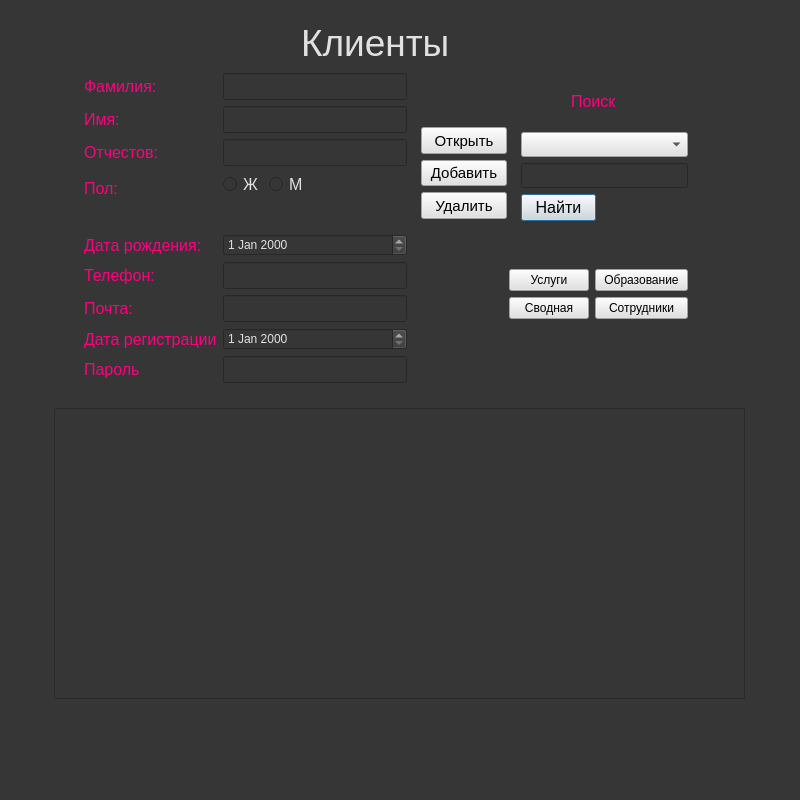
<?xml version="1.0" encoding="UTF-8"?>
<ui version="4.0">
 <class>Dialog</class>
 <widget class="QDialog" name="Dialog">
  <property name="windowModality">
   <enum>Qt::NonModal</enum>
  </property>
  <property name="geometry">
   <rect>
    <x>0</x>
    <y>0</y>
    <width>800</width>
    <height>800</height>
   </rect>
  </property>
  <property name="windowTitle">
   <string>Dialog</string>
  </property>
  <property name="styleSheet">
   <string notr="true">background-color: rgb(54, 54, 54);</string>
  </property>
  <widget class="QLineEdit" name="leFind">
   <property name="enabled">
    <bool>true</bool>
   </property>
   <property name="geometry">
    <rect>
     <x>521</x>
     <y>163</y>
     <width>167</width>
     <height>25</height>
    </rect>
   </property>
   <property name="sizePolicy">
    <sizepolicy hsizetype="Expanding" vsizetype="Maximum">
     <horstretch>0</horstretch>
     <verstretch>0</verstretch>
    </sizepolicy>
   </property>
   <property name="font">
    <font>
     <pointsize>12</pointsize>
    </font>
   </property>
   <property name="styleSheet">
    <string notr="true">color: rgb(225, 225, 225); </string>
   </property>
   <property name="text">
    <string/>
   </property>
  </widget>
  <widget class="QComboBox" name="cbColNames">
   <property name="geometry">
    <rect>
     <x>521</x>
     <y>132</y>
     <width>167</width>
     <height>25</height>
    </rect>
   </property>
   <property name="sizePolicy">
    <sizepolicy hsizetype="Preferred" vsizetype="Maximum">
     <horstretch>0</horstretch>
     <verstretch>0</verstretch>
    </sizepolicy>
   </property>
   <property name="font">
    <font>
     <pointsize>12</pointsize>
    </font>
   </property>
   <property name="styleSheet">
    <string notr="true">background-color: rgb(225, 225, 225);</string>
   </property>
  </widget>
  <widget class="QLabel" name="label_8">
   <property name="geometry">
    <rect>
     <x>571</x>
     <y>92</y>
     <width>51</width>
     <height>19</height>
    </rect>
   </property>
   <property name="sizePolicy">
    <sizepolicy hsizetype="Preferred" vsizetype="Preferred">
     <horstretch>3</horstretch>
     <verstretch>2</verstretch>
    </sizepolicy>
   </property>
   <property name="font">
    <font>
     <pointsize>12</pointsize>
    </font>
   </property>
   <property name="styleSheet">
    <string notr="true">color:rgb(255, 0, 127);</string>
   </property>
   <property name="text">
    <string>Поиск</string>
   </property>
  </widget>
  <widget class="QWidget" name="layoutWidget_2">
   <property name="geometry">
    <rect>
     <x>421</x>
     <y>127</y>
     <width>86</width>
     <height>92</height>
    </rect>
   </property>
   <layout class="QVBoxLayout" name="verticalLayout">
    <item>
     <widget class="QPushButton" name="pbOpen">
      <property name="sizePolicy">
       <sizepolicy hsizetype="Expanding" vsizetype="Expanding">
        <horstretch>0</horstretch>
        <verstretch>0</verstretch>
       </sizepolicy>
      </property>
      <property name="font">
       <font>
        <pointsize>11</pointsize>
       </font>
      </property>
      <property name="mouseTracking">
       <bool>false</bool>
      </property>
      <property name="tabletTracking">
       <bool>false</bool>
      </property>
      <property name="styleSheet">
       <string notr="true">background-color: rgb(225, 225, 225);</string>
      </property>
      <property name="inputMethodHints">
       <set>Qt::ImhNone</set>
      </property>
      <property name="text">
       <string>Открыть</string>
      </property>
      <property name="autoDefault">
       <bool>false</bool>
      </property>
     </widget>
    </item>
    <item>
     <widget class="QPushButton" name="pbInsert">
      <property name="sizePolicy">
       <sizepolicy hsizetype="Expanding" vsizetype="Expanding">
        <horstretch>0</horstretch>
        <verstretch>0</verstretch>
       </sizepolicy>
      </property>
      <property name="font">
       <font>
        <pointsize>11</pointsize>
       </font>
      </property>
      <property name="mouseTracking">
       <bool>false</bool>
      </property>
      <property name="tabletTracking">
       <bool>false</bool>
      </property>
      <property name="styleSheet">
       <string notr="true">background-color: rgb(225, 225, 225);</string>
      </property>
      <property name="inputMethodHints">
       <set>Qt::ImhNone</set>
      </property>
      <property name="text">
       <string>Добавить</string>
      </property>
      <property name="autoDefault">
       <bool>false</bool>
      </property>
     </widget>
    </item>
    <item>
     <widget class="QPushButton" name="pbDelete">
      <property name="sizePolicy">
       <sizepolicy hsizetype="Expanding" vsizetype="Expanding">
        <horstretch>0</horstretch>
        <verstretch>0</verstretch>
       </sizepolicy>
      </property>
      <property name="font">
       <font>
        <pointsize>11</pointsize>
       </font>
      </property>
      <property name="mouseTracking">
       <bool>false</bool>
      </property>
      <property name="tabletTracking">
       <bool>false</bool>
      </property>
      <property name="styleSheet">
       <string notr="true">background-color: rgb(225, 225, 225);</string>
      </property>
      <property name="inputMethodHints">
       <set>Qt::ImhNone</set>
      </property>
      <property name="text">
       <string>Удалить</string>
      </property>
      <property name="autoDefault">
       <bool>false</bool>
      </property>
     </widget>
    </item>
   </layout>
  </widget>
  <widget class="QTableWidget" name="twStaffs">
   <property name="geometry">
    <rect>
     <x>54</x>
     <y>408</y>
     <width>691</width>
     <height>291</height>
    </rect>
   </property>
   <property name="font">
    <font>
     <pointsize>10</pointsize>
    </font>
   </property>
   <property name="styleSheet">
    <string notr="true">color: rgb(225, 225, 225); </string>
   </property>
  </widget>
  <widget class="QPushButton" name="pbFind">
   <property name="geometry">
    <rect>
     <x>521</x>
     <y>194</y>
     <width>75</width>
     <height>27</height>
    </rect>
   </property>
   <property name="font">
    <font>
     <pointsize>12</pointsize>
    </font>
   </property>
   <property name="styleSheet">
    <string notr="true">background-color: rgb(225, 225, 225);</string>
   </property>
   <property name="text">
    <string>Найти</string>
   </property>
  </widget>
  <widget class="QLabel" name="label_7">
   <property name="geometry">
    <rect>
     <x>301</x>
     <y>12</y>
     <width>191</width>
     <height>61</height>
    </rect>
   </property>
   <property name="sizePolicy">
    <sizepolicy hsizetype="Preferred" vsizetype="Preferred">
     <horstretch>3</horstretch>
     <verstretch>2</verstretch>
    </sizepolicy>
   </property>
   <property name="font">
    <font>
     <pointsize>28</pointsize>
    </font>
   </property>
   <property name="styleSheet">
    <string notr="true">color: rgb(225, 225, 225); font-size:28pt;

</string>
   </property>
   <property name="text">
    <string>Клиенты </string>
   </property>
  </widget>
  <widget class="QWidget" name="layoutWidget">
   <property name="geometry">
    <rect>
     <x>84</x>
     <y>73</y>
     <width>323</width>
     <height>310</height>
    </rect>
   </property>
   <layout class="QFormLayout" name="formLayout_2">
    <item row="0" column="0">
     <widget class="QLabel" name="label_5">
      <property name="sizePolicy">
       <sizepolicy hsizetype="Preferred" vsizetype="Preferred">
        <horstretch>3</horstretch>
        <verstretch>2</verstretch>
       </sizepolicy>
      </property>
      <property name="font">
       <font>
        <pointsize>12</pointsize>
       </font>
      </property>
      <property name="styleSheet">
       <string notr="true">color:rgb(255, 0, 127);</string>
      </property>
      <property name="text">
       <string>Фамилия:</string>
      </property>
     </widget>
    </item>
    <item row="0" column="1">
     <widget class="QLineEdit" name="leFio">
      <property name="font">
       <font>
        <pointsize>12</pointsize>
       </font>
      </property>
      <property name="styleSheet">
       <string notr="true">color: rgb(225, 225, 225); </string>
      </property>
      <property name="text">
       <string/>
      </property>
     </widget>
    </item>
    <item row="1" column="0">
     <widget class="QLabel" name="label_9">
      <property name="sizePolicy">
       <sizepolicy hsizetype="Preferred" vsizetype="Preferred">
        <horstretch>3</horstretch>
        <verstretch>2</verstretch>
       </sizepolicy>
      </property>
      <property name="font">
       <font>
        <pointsize>12</pointsize>
       </font>
      </property>
      <property name="styleSheet">
       <string notr="true">color:rgb(255, 0, 127);
</string>
      </property>
      <property name="text">
       <string>Имя:</string>
      </property>
     </widget>
    </item>
    <item row="1" column="1">
     <widget class="QLineEdit" name="leFio_2">
      <property name="font">
       <font>
        <pointsize>12</pointsize>
       </font>
      </property>
      <property name="styleSheet">
       <string notr="true">color: rgb(225, 225, 225); </string>
      </property>
      <property name="text">
       <string/>
      </property>
     </widget>
    </item>
    <item row="2" column="0">
     <widget class="QLabel" name="label_10">
      <property name="sizePolicy">
       <sizepolicy hsizetype="Preferred" vsizetype="Preferred">
        <horstretch>3</horstretch>
        <verstretch>2</verstretch>
       </sizepolicy>
      </property>
      <property name="font">
       <font>
        <pointsize>12</pointsize>
       </font>
      </property>
      <property name="styleSheet">
       <string notr="true">color:rgb(255, 0, 127);</string>
      </property>
      <property name="text">
       <string>Отчестов:</string>
      </property>
     </widget>
    </item>
    <item row="2" column="1">
     <widget class="QLineEdit" name="leFio_3">
      <property name="font">
       <font>
        <pointsize>12</pointsize>
       </font>
      </property>
      <property name="styleSheet">
       <string notr="true">color: rgb(225, 225, 225); </string>
      </property>
      <property name="text">
       <string/>
      </property>
     </widget>
    </item>
    <item row="3" column="0">
     <widget class="QLabel" name="label_6">
      <property name="sizePolicy">
       <sizepolicy hsizetype="Preferred" vsizetype="Preferred">
        <horstretch>3</horstretch>
        <verstretch>2</verstretch>
       </sizepolicy>
      </property>
      <property name="font">
       <font>
        <pointsize>12</pointsize>
       </font>
      </property>
      <property name="styleSheet">
       <string notr="true">color:rgb(255, 0, 127);</string>
      </property>
      <property name="text">
       <string>Пол:</string>
      </property>
     </widget>
    </item>
    <item row="3" column="1">
     <layout class="QFormLayout" name="formLayout">
      <item row="0" column="0">
       <widget class="QRadioButton" name="rbFemale">
        <property name="font">
         <font>
          <pointsize>12</pointsize>
         </font>
        </property>
        <property name="styleSheet">
         <string notr="true">color: rgb(225, 225, 225); </string>
        </property>
        <property name="text">
         <string>Ж</string>
        </property>
       </widget>
      </item>
      <item row="0" column="1">
       <widget class="QRadioButton" name="rbMale">
        <property name="font">
         <font>
          <pointsize>12</pointsize>
         </font>
        </property>
        <property name="styleSheet">
         <string notr="true">color: rgb(225, 225, 225); </string>
        </property>
        <property name="text">
         <string>М</string>
        </property>
       </widget>
      </item>
     </layout>
    </item>
    <item row="4" column="0">
     <widget class="QLabel" name="label_21">
      <property name="sizePolicy">
       <sizepolicy hsizetype="Preferred" vsizetype="Preferred">
        <horstretch>3</horstretch>
        <verstretch>2</verstretch>
       </sizepolicy>
      </property>
      <property name="font">
       <font>
        <pointsize>12</pointsize>
       </font>
      </property>
      <property name="styleSheet">
       <string notr="true">color:rgb(255, 0, 127);</string>
      </property>
      <property name="text">
       <string>Дата рождения:</string>
      </property>
     </widget>
    </item>
    <item row="4" column="1">
     <widget class="QDateEdit" name="sbAge">
      <property name="styleSheet">
       <string notr="true">color: rgb(225, 225, 225); </string>
      </property>
     </widget>
    </item>
    <item row="5" column="0">
     <widget class="QLabel" name="label_22">
      <property name="sizePolicy">
       <sizepolicy hsizetype="Preferred" vsizetype="Preferred">
        <horstretch>3</horstretch>
        <verstretch>2</verstretch>
       </sizepolicy>
      </property>
      <property name="font">
       <font>
        <pointsize>12</pointsize>
       </font>
      </property>
      <property name="styleSheet">
       <string notr="true">color:rgb(255, 0, 127);</string>
      </property>
      <property name="text">
       <string>Телефон:</string>
      </property>
     </widget>
    </item>
    <item row="5" column="1">
     <widget class="QLineEdit" name="lePhone">
      <property name="font">
       <font>
        <pointsize>12</pointsize>
       </font>
      </property>
      <property name="toolTip">
       <string/>
      </property>
      <property name="styleSheet">
       <string notr="true">color: rgb(225, 225, 225); </string>
      </property>
      <property name="inputMask">
       <string/>
      </property>
      <property name="text">
       <string/>
      </property>
     </widget>
    </item>
    <item row="6" column="0">
     <widget class="QLabel" name="label_23">
      <property name="sizePolicy">
       <sizepolicy hsizetype="Preferred" vsizetype="Preferred">
        <horstretch>3</horstretch>
        <verstretch>2</verstretch>
       </sizepolicy>
      </property>
      <property name="font">
       <font>
        <pointsize>12</pointsize>
       </font>
      </property>
      <property name="styleSheet">
       <string notr="true">color:rgb(255, 0, 127);</string>
      </property>
      <property name="text">
       <string>Почта:</string>
      </property>
     </widget>
    </item>
    <item row="6" column="1">
     <widget class="QLineEdit" name="leEmail">
      <property name="font">
       <font>
        <pointsize>12</pointsize>
       </font>
      </property>
      <property name="styleSheet">
       <string notr="true">color: rgb(225, 225, 225); </string>
      </property>
      <property name="text">
       <string/>
      </property>
     </widget>
    </item>
    <item row="7" column="0">
     <widget class="QLabel" name="label_24">
      <property name="sizePolicy">
       <sizepolicy hsizetype="Preferred" vsizetype="Preferred">
        <horstretch>3</horstretch>
        <verstretch>2</verstretch>
       </sizepolicy>
      </property>
      <property name="font">
       <font>
        <pointsize>12</pointsize>
       </font>
      </property>
      <property name="styleSheet">
       <string notr="true">color:rgb(255, 0, 127);</string>
      </property>
      <property name="text">
       <string>Дата регистрации</string>
      </property>
     </widget>
    </item>
    <item row="7" column="1">
     <widget class="QDateEdit" name="sbAge_2">
      <property name="styleSheet">
       <string notr="true">color: rgb(225, 225, 225); </string>
      </property>
     </widget>
    </item>
    <item row="9" column="0">
     <widget class="QLabel" name="label_25">
      <property name="sizePolicy">
       <sizepolicy hsizetype="Preferred" vsizetype="Preferred">
        <horstretch>3</horstretch>
        <verstretch>2</verstretch>
       </sizepolicy>
      </property>
      <property name="font">
       <font>
        <pointsize>12</pointsize>
       </font>
      </property>
      <property name="styleSheet">
       <string notr="true">color:rgb(255, 0, 127);</string>
      </property>
      <property name="text">
       <string>Пароль</string>
      </property>
     </widget>
    </item>
    <item row="9" column="1">
     <widget class="QLineEdit" name="leEmail_2">
      <property name="font">
       <font>
        <pointsize>12</pointsize>
       </font>
      </property>
      <property name="styleSheet">
       <string notr="true">color: rgb(225, 225, 225); </string>
      </property>
      <property name="text">
       <string/>
      </property>
     </widget>
    </item>
   </layout>
  </widget>
  <widget class="QWidget" name="">
   <property name="geometry">
    <rect>
     <x>509</x>
     <y>269</y>
     <width>179</width>
     <height>54</height>
    </rect>
   </property>
   <layout class="QFormLayout" name="formLayout_3">
    <item row="0" column="0">
     <widget class="QPushButton" name="pushButton_3">
      <property name="styleSheet">
       <string notr="true">background-color: rgb(225, 225, 225);</string>
      </property>
      <property name="text">
       <string>Услуги</string>
      </property>
     </widget>
    </item>
    <item row="0" column="1">
     <widget class="QPushButton" name="qualification">
      <property name="styleSheet">
       <string notr="true">background-color: rgb(225, 225, 225);</string>
      </property>
      <property name="text">
       <string>Образование</string>
      </property>
     </widget>
    </item>
    <item row="1" column="0">
     <widget class="QPushButton" name="pushButton_2">
      <property name="styleSheet">
       <string notr="true">background-color: rgb(225, 225, 225);</string>
      </property>
      <property name="text">
       <string>Сводная</string>
      </property>
     </widget>
    </item>
    <item row="1" column="1">
     <widget class="QPushButton" name="worker">
      <property name="styleSheet">
       <string notr="true">background-color: rgb(225, 225, 225);</string>
      </property>
      <property name="text">
       <string>Сотрудники</string>
      </property>
     </widget>
    </item>
   </layout>
  </widget>
 </widget>
 <resources/>
 <connections/>
</ui>
